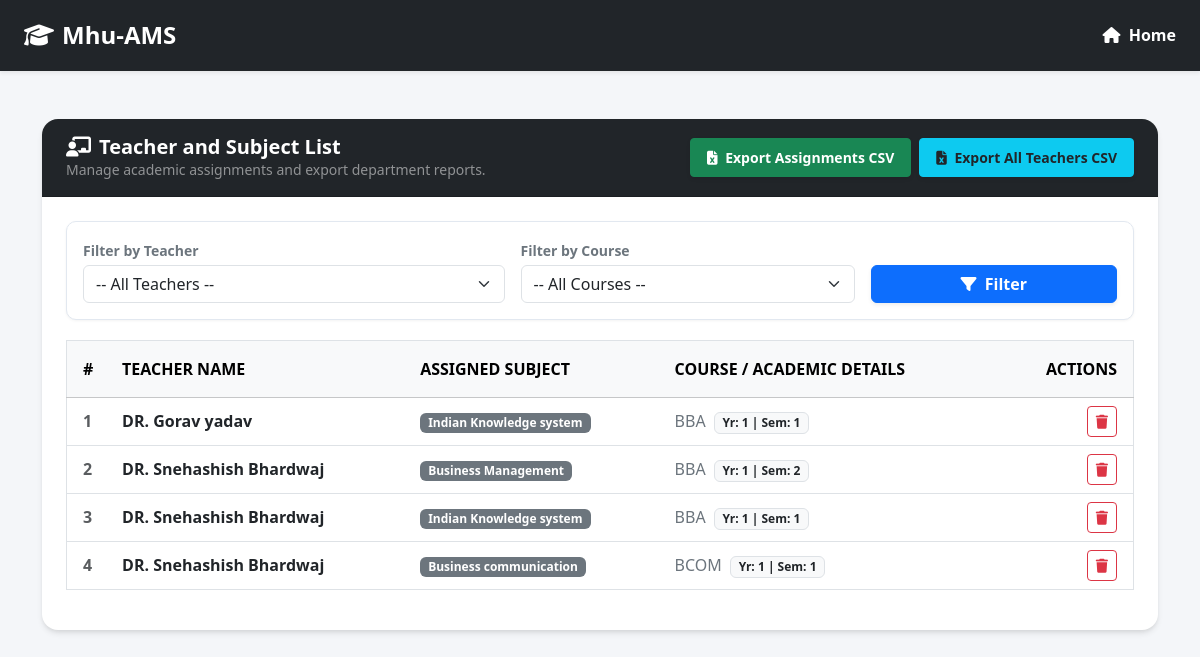
Page /dean/manage_teachers.php on the committed database.
### tables this page shows
CREATE TABLE `subjected_teacher` (
  `id` int(11) NOT NULL,
  `teacher_id` int(11) NOT NULL,
  `sub_id` int(11) NOT NULL,
  `teacher_name` varchar(255) NOT NULL,
  `subject_name` varchar(255) NOT NULL,
  `course_name` varchar(255) NOT NULL,
  `year` int(11) NOT NULL,
  `semester` int(11) NOT NULL,
  `subject_code` varchar(66) NOT NULL
);

### dean/manage_teachers.php (the view, shortened to what this page needs)
<?php
include "./db_connect.php";
$where_clause = "WHERE 1=1";
?>
<!doctype html>
<html lang="en" data-bs-theme="light">
    <head>
        <link
            href="https://cdn.jsdelivr.net/npm/bootstrap@5.3.8/dist/css/bootstrap.min.css"
            rel="stylesheet"
        />
        <link rel="stylesheet" href="https://cdnjs.cloudflare.com/ajax/libs/font-awesome/6.5.1/css/all.min.css">
    </head>
    <body>
        <header>
            <nav class="navbar navbar-dark bg-dark shadow-sm py-3">
                <div class="container-fluid px-4">
                    <span class="navbar-brand mb-0 h1 fs-4 fw-bold tracking-wide"><i class="fa-solid fa-graduation-cap me-2"></i>Mhu-AMS</span>
                    <div class="d-flex align-items-center gap-3">
                        <a href="index.php" class="text-white text-decoration-none fw-semibold"><i class="fa-solid fa-house me-1"></i> Home</a>
                    </div>
                </div>
            </nav>
        </header>
        <main class="container my-5">
            <div class="row">
                <div class="col-md-12">
                    <div class="card rounded-4 overflow-hidden">
                        <div class="card-header bg-dark text-white py-3 px-4 d-flex justify-content-between align-items-center flex-wrap gap-3">
                            <div>
                                <h5 class="mb-0 fw-bold"><i class="fa-solid fa-chalkboard-user me-2"></i>Teacher and Subject List</h5>
                                <p class="text-muted small mb-0 text-white-50">Manage academic assignments and export department reports.</p>
                            </div>
                            <div class="d-flex gap-2 flex-wrap">
                                <a href="?export=assigned" class="btn btn-sm btn-success fw-semibold px-3 py-2 shadow-sm">
                                    <i class="fa-solid fa-file-excel me-1"></i> Export Assignments CSV
                                </a>
                                <a href="?export=teachers" class="btn btn-sm btn-info text-dark fw-semibold px-3 py-2 shadow-sm">
                                    <i class="fa-solid fa-file-excel me-1"></i> Export All Teachers CSV
                                </a>
                            </div>
                        </div>
                        <div class="card-body p-4">
                            <div class="filter-box">
                                <form method="POST" action="" class="row g-3 align-items-end">
                                    <div class="col-md-5">
                                        <label class="form-label small fw-bold text-secondary mb-1">Filter by Teacher</label>
                                        <select class="form-select" name="assign_filter_teacher">
                                            <option value="">-- All Teachers --</option>
                                        </select>
                                    </div>
                                    <div class="col-md-4">
                                        <label class="form-label small fw-bold text-secondary mb-1">Filter by Course</label>
                                        <select class="form-select" name="assign_filter_course">
                                            <option value="">-- All Courses --</option>
                                        </select>
                                    </div>
                                    <div class="col-md-3 d-flex gap-2">
                                        <button type="submit" name="apply_assignment_filters" class="btn btn-primary w-100 fw-semibold shadow-sm"><i class="fa-solid fa-filter me-1"></i> Filter</button>
                                    </div>
                                </form>
                            </div>
                            <div class="table-responsive">
                                <table class="table table-hover align-middle border">
                                    <thead class="table-light text-uppercase fs-7">
                                        <tr>
                                            <th class="py-3 ps-3">#</th>
                                            <th class="py-3">Teacher Name</th>
                                            <th class="py-3">Assigned Subject</th>
                                            <th class="py-3">Course / Academic Details</th>
                                            <th class="py-3 text-end pe-3">Actions</th>
                                        </tr>
                                    </thead>
                                    <tbody>
                                        <?php
                                        $assigned_query = "SELECT * FROM subjected_teacher $where_clause ORDER BY id DESC";
                                        $assigned_res = mysqli_query($conn, $assigned_query);
                                        if (mysqli_num_rows($assigned_res) > 0) {
                                            $counter = 1;
                                            while ($row = mysqli_fetch_assoc($assigned_res)) {
                                                echo '<tr>';
                                                echo '<td class="ps-3 text-muted fw-semibold">' . $counter++ . '</td>';
                                                echo '<td class="fw-semibold text-dark">' . htmlspecialchars($row['teacher_name']) . '</td>';
                                                echo '<td><span class="badge bg-secondary px-2 py-1">' . htmlspecialchars($row['subject_name']) . '</span></td>';
                                                echo '<td><span class="text-secondary">' . htmlspecialchars($row['course_name']) . '</span> <span class="badge bg-light text-dark border ms-1">Yr: ' . $row['year'] . ' | Sem: ' . $row['semester'] . '</span></td>';
                                                echo '<td class="text-end pe-3">
                                                        <a href="?delete=' . $row['id'] . '" class="btn btn-sm btn-outline-danger px-2 py-1" onclick="return confirm(\'Are you sure you want to delete this assignment mapping?\');" title="Delete Assignment"><i class="fa-solid fa-trash"></i></a>
                                                      </td>';
                                                echo '</tr>';
                                            }
                                        } else {
                                            echo '<tr><td colspan="5" class="text-center text-muted py-5"><div class="py-3"><i class="fa-solid fa-folder-open fs-2 text-black-50 mb-2"></i><p class="mb-0">No assignment records found matching your filters.</p></div></td></tr>';
                                        }
                                        ?>
                                    </tbody>
                                </table>
                            </div>
                        </div>
                    </div>
                </div>
            </div>
        </main>
    </body>
</html>

### dean/manage_teachers.php (style rules this page uses)
body { background-color: #f4f6f9; }
.filter-box { background-color: #ffffff; border-radius: 10px; padding: 16px; margin-bottom: 20px; border: 1px solid #e2e8f0; box-shadow: 0 1px 3px rgba(0,0,0,0.05); }
.card { border: none; box-shadow: 0 4px 6px -1px rgba(0, 0, 0, 0.1), 0 2px 4px -1px rgba(0, 0, 0, 0.06); }

### rows in the picture
subjected_teacher: teacher_name "DR. Gorav yadav", subject_name "Indian Knowledge system", course_name "BBA", year "1", semester "1"
subjected_teacher: teacher_name "DR. Snehashish Bhardwaj", subject_name "Business Management", course_name "BBA", year "1", semester "2"
subjected_teacher: teacher_name "DR. Snehashish Bhardwaj", subject_name "Indian Knowledge system", course_name "BBA", year "1", semester "1"
subjected_teacher: teacher_name "DR. Snehashish Bhardwaj", subject_name "Business communication", course_name "BCOM", year "1", semester "1"
